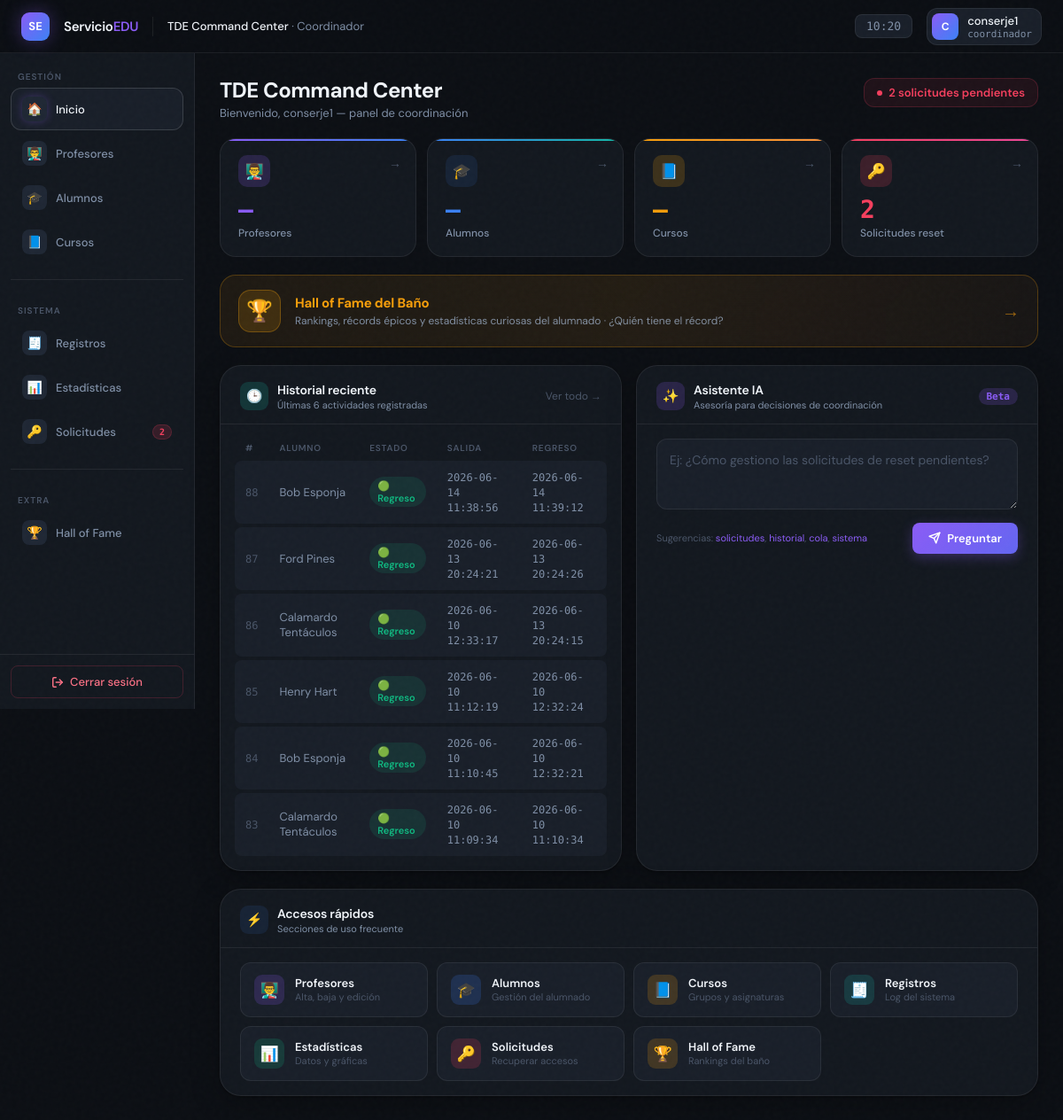
The page /panel_tde (signed in) on the database its author committed.
### tables this page shows
CREATE TABLE historial_global (
    id INTEGER PRIMARY KEY AUTOINCREMENT,
    alumno_id INTEGER,
    hora_salida TEXT,
    hora_regreso TEXT,
    estado TEXT, centro_id INTEGER DEFAULT 1,
    FOREIGN KEY (alumno_id) REFERENCES alumnos(id)
);

CREATE TABLE alumnos (
    id INTEGER PRIMARY KEY AUTOINCREMENT,
    nombre TEXT,
    curso TEXT,
    genero TEXT
, autorizado INTEGER DEFAULT 0, foto_url TEXT, centro_id INTEGER DEFAULT 1);

### app.py (the view)
@app.route("/panel_tde")
def panel_tde():
    if not es_coordinador_o_tde():
        return redirect("/login")
    mensaje_ok       = session.pop("mensaje_ok", None)
    mostrar_tutorial = session.pop("mostrar_tutorial", False)
    centro_id = get_centro_id()
    conn = sqlite3.connect("servicioedu.db")
    conn.row_factory = sqlite3.Row
    cur = conn.cursor()
    if centro_id:
        pendientes = cur.execute(
            "SELECT COUNT(*) AS total FROM solicitudes_reset WHERE estado='pendiente' AND centro_id = ?",
            (centro_id,)
        ).fetchone()["total"]
        historial_reciente = cur.execute("""
            SELECT historial_global.id, alumnos.nombre AS alumno,
                   historial_global.hora_salida, historial_global.hora_regreso, historial_global.estado
            FROM historial_global
            JOIN alumnos ON alumnos.id = historial_global.alumno_id
            WHERE historial_global.centro_id = ?
            ORDER BY historial_global.id DESC LIMIT 6
        """, (centro_id,)).fetchall()
    else:
        pendientes = cur.execute(
            "SELECT COUNT(*) AS total FROM solicitudes_reset WHERE estado='pendiente'"
        ).fetchone()["total"]
        historial_reciente = cur.execute("""
            SELECT historial_global.id, alumnos.nombre AS alumno,
                   historial_global.hora_salida, historial_global.hora_regreso, historial_global.estado
            FROM historial_global
            JOIN alumnos ON alumnos.id = historial_global.alumno_id
            ORDER BY historial_global.id DESC LIMIT 6
        """).fetchall()
    conn.close()
    return render_template(
        "panel_tde.html",
        usuario=session.get("usuario"),
        mensaje_ok=mensaje_ok,
        mostrar_tutorial=mostrar_tutorial,
        pendientes=pendientes,
        historial_reciente=historial_reciente
    )

### app.py (called while the page is built)
def get_centro_id():
    return session.get("centro_id")

def es_coordinador_o_tde():
    if "coordinador_id" in session:
        return True
    if "profesor_id" in session and "tde" in session.get("roles", []):
        return True
    return False

### templates/panel_tde.html (shortened to what this page needs)
<!DOCTYPE html>
<html lang="es">
<head>
</head>
<body>
<div class="topbar">
  <div class="logo-mark">SE</div>
  <div class="logo-name">Servicio<span>EDU</span></div>
  <div class="topbar-breadcrumb">
    <strong>TDE Command Center</strong> · Coordinador
  </div>
  <div class="topbar-clock" id="clock">--:--</div>
  <div class="topbar-profile" onclick="abrirPerfil()">
    <div class="avatar">{{ usuario[0]|upper if usuario else 'C' }}</div>
    <div>
      <div class="profile-name">{{ usuario }}</div>
      <div class="profile-role">coordinador</div>
    </div>
  </div>
</div>
<div class="app-layout">
  <aside class="sidebar">
    <div class="sidebar-section">
      <div class="sidebar-label">Gestión</div>
      <a href="/panel_tde" class="nav-link active">
        <div class="nav-icon-wrap">🏠</div>
        Inicio
      </a>
      <a href="/gestion_profesores" class="nav-link">
        <div class="nav-icon-wrap">👨‍🏫</div>
        Profesores
      </a>
      <a href="/gestion_alumnos" class="nav-link">
        <div class="nav-icon-wrap">🎓</div>
        Alumnos
      </a>
      <a href="/gestion_cursos" class="nav-link">
        <div class="nav-icon-wrap">📘</div>
        Cursos
      </a>
    </div>
    <div class="sidebar-divider"></div>
    <div class="sidebar-section">
      <div class="sidebar-label">Sistema</div>
      <a href="/registros" class="nav-link">
        <div class="nav-icon-wrap">🧾</div>
        Registros
      </a>
      <a href="/dashboard" class="nav-link">
        <div class="nav-icon-wrap">📊</div>
        Estadísticas
      </a>
      {% if pendientes > 0 %}
      <a href="/solicitudes_reset" class="nav-link">
        <div class="nav-icon-wrap">🔑</div>
        Solicitudes
        <span class="nav-badge">{{ pendientes }}</span>
      </a>
      {% else %}
      <a href="/solicitudes_reset" class="nav-link">
        <div class="nav-icon-wrap">🔑</div>
        Solicitudes
      </a>
      {% endif %}
    </div>
    <div class="sidebar-divider"></div>
    <div class="sidebar-section">
      <div class="sidebar-label">Extra</div>
      <a href="/hall_of_fame" class="nav-link">
        <div class="nav-icon-wrap">🏆</div>
        Hall of Fame
      </a>
    </div>
    <div class="sidebar-bottom">
      <button class="btn-logout" onclick="abrirModalLogout()">
        <svg width="14" height="14" viewBox="0 0 24 24" fill="none" stroke="currentColor" stroke-width="2.5" stroke-linecap="round" stroke-linejoin="round"><path d="M9 21H5a2 2 0 0 1-2-2V5a2 2 0 0 1 2-2h4"/><polyline points="16 17 21 12 16 7"/><line x1="21" y1="12" x2="9" y2="12"/></svg>
        Cerrar sesión
      </button>
    </div>
  </aside>
  <main class="main">
    <div class="page-header fade-up">
      <div>
        <div class="page-title">TDE Command Center</div>
        <div class="page-subtitle">Bienvenido, {{ usuario }} — panel de coordinación</div>
      </div>
      {% if pendientes > 0 %}
      <a href="/solicitudes_reset" class="alert-badge">
        <div class="alert-dot"></div>
        {{ pendientes }} solicitud{{ 'es' if pendientes > 1 else '' }} pendiente{{ 's' if pendientes > 1 else '' }}
      </a>
      {% endif %}
    </div>
    <div class="stats-row fade-up delay-1">
      <a href="/gestion_profesores" class="stat-card violet">
        <div class="stat-icon">👨‍🏫</div>
        <div class="stat-value">—</div>
        <div class="stat-label">Profesores</div>
        <div class="stat-arrow">→</div>
      </a>
      <a href="/gestion_alumnos" class="stat-card blue">
        <div class="stat-icon">🎓</div>
        <div class="stat-value">—</div>
        <div class="stat-label">Alumnos</div>
        <div class="stat-arrow">→</div>
      </a>
      <a href="/gestion_cursos" class="stat-card amber">
        <div class="stat-icon">📘</div>
        <div class="stat-value">—</div>
        <div class="stat-label">Cursos</div>
        <div class="stat-arrow">→</div>
      </a>
      <a href="/solicitudes_reset" class="stat-card rose">
        <div class="stat-icon">🔑</div>
        <div class="stat-value">{{ pendientes }}</div>
        <div class="stat-label">Solicitudes reset</div>
        <div class="stat-arrow">→</div>
      </a>
    </div>
    <a href="/hall_of_fame" class="hof-banner fade-up delay-1">
      <div class="hof-trophy">🏆</div>
      <div class="hof-text">
        <div class="hof-title">Hall of Fame del Baño</div>
        <div class="hof-desc">Rankings, récords épicos y estadísticas curiosas del alumnado · ¿Quién tiene el récord?</div>
      </div>
      <div class="hof-arrow">→</div>
    </a>
    <div class="section-grid fade-up delay-2">
      <div class="card">
        <div class="card-header">
          <div class="card-title-group">
            <div class="card-icon" style="background:var(--teal-glow)">🕒</div>
            <div>
              <div class="card-title">Historial reciente</div>
              <div class="card-subtitle">Últimas 6 actividades registradas</div>
            </div>
          </div>
          <a href="/registros" style="font-size:12px; color:var(--text-ter); transition:color 0.15s" onmouseover="this.style.color='var(--text-sec)'" onmouseout="this.style.color='var(--text-ter)'">
            Ver todo →
          </a>
        </div>
        <div class="card-body" style="padding:12px 16px; overflow-x:auto">
          {% if historial_reciente %}
          <table class="history-table">
            <thead>
              <tr>
                <th>#</th>
                <th>Alumno</th>
                <th>Estado</th>
                <th>Salida</th>
                <th>Regreso</th>
              </tr>
            </thead>
            <tbody>
              {% for r in historial_reciente %}
              <tr>
                <td><span style="font-family:var(--font-mono);color:var(--text-ter);font-size:12px">{{ r['id'] }}</span></td>
                <td>{{ r['alumno'] }}</td>
                <td>
                  <span class="status-pill {{ r['estado'] }}">
                    {% if r['estado'] == 'regreso' %}🟢{% elif r['estado'] == 'salida' %}🟡{% else %}⚪{% endif %}
                    {{ r['estado']|capitalize }}
                  </span>
                </td>
                <td><span class="time-mono">{{ r['hora_salida'] or '—' }}</span></td>
                <td><span class="time-mono">{{ r['hora_regreso'] or '—' }}</span></td>
              </tr>
              {% endfor %}
            </tbody>
          </table>
          {% else %}
          <div class="empty-state">
            <div class="empty-icon">📄</div>
            <div class="empty-title">Sin actividad reciente</div>
          </div>
          {% endif %}
        </div>
      </div>
      <div class="card">
        <div class="card-header">
          <div class="card-title-group">
            <div class="card-icon" style="background:var(--violet-glow)">✨</div>
            <div>
              <div class="card-title">Asistente IA</div>
              <div class="card-subtitle">Asesoría para decisiones de coordinación</div>
            </div>
          </div>
          <div class="card-badge" style="background:var(--violet-glow);color:var(--violet);font-size:11px">Beta</div>
        </div>
        <div class="card-body">
          <textarea id="ia-input" class="ai-input-area" placeholder="Ej: ¿Cómo gestiono las solicitudes de reset pendientes?"></textarea>
          <div class="ai-footer">
            <div class="ai-hint">Sugerencias: <span>solicitudes</span>, <span>historial</span>, <span>cola</span>, <span>sistema</span></div>
            <button id="ia-send" class="btn-ai-send">
              <svg width="14" height="14" viewBox="0 0 24 24" fill="none" stroke="currentColor" stroke-width="2.5" stroke-linecap="round" stroke-linejoin="round"><line x1="22" y1="2" x2="11" y2="13"/><polygon points="22 2 15 22 11 13 2 9 22 2"/></svg>
              Preguntar
            </button>
          </div>
        </div>
      </div>
    </div>
    <div class="card fade-up delay-3">
      <div class="card-header">
        <div class="card-title-group">
          <div class="card-icon" style="background:var(--blue-dim)">⚡</div>
          <div>
            <div class="card-title">Accesos rápidos</div>
            <div class="card-subtitle">Secciones de uso frecuente</div>
          </div>
        </div>
      </div>
      <div class="card-body" style="display:grid; grid-template-columns:repeat(auto-fill,minmax(200px,1fr)); gap:10px">
        {% for url, icon, title, desc, color in links %}
        <a href="{{ url }}" style="
          display:flex; align-items:center; gap:12px;
          padding:13px 15px;
          background:var(--surface-2);
          border:1px solid var(--border);
          border-radius:var(--radius-md);
          text-decoration:none;
          transition:all 0.15s ease;
        "
        onmouseover="this.style.borderColor='var(--border-hi)';this.style.background='var(--surface-3)'"
        onmouseout="this.style.borderColor='var(--border)';this.style.background='var(--surface-2)'"
        >
          <div style="
            width:34px;height:34px;border-radius:9px;
            display:flex;align-items:center;justify-content:center;
            font-size:17px; flex-shrink:0;
            background:var(--{{ color }}-glow, var(--blue-dim));
          ">{{ icon }}</div>
          <div>
            <div style="font-size:13px;font-weight:600;color:var(--text-pri)">{{ title }}</div>
            <div style="font-size:11px;color:var(--text-ter)">{{ desc }}</div>
          </div>
        </a>
        {% endfor %}
      </div>
    </div>
  </main>
</div>
</body>
</html>

### rows shown on the page
historial_global: id "88", alumno "Bob Esponja", estado "Regreso", hora_salida "2026-06-14 11:38:56", hora_regreso "2026-06-14 11:39:12"
historial_global: id "87", alumno "Ford Pines", estado "Regreso", hora_salida "2026-06-13 20:24:21", hora_regreso "2026-06-13 20:24:26"
historial_global: id "86", alumno "Calamardo Tentáculos", estado "Regreso", hora_salida "2026-06-10 12:33:17", hora_regreso "2026-06-13 20:24:15"
historial_global: id "85", alumno "Henry Hart", estado "Regreso", hora_salida "2026-06-10 11:12:19", hora_regreso "2026-06-10 12:32:24"
historial_global: id "84", alumno "Bob Esponja", estado "Regreso", hora_salida "2026-06-10 11:10:45", hora_regreso "2026-06-10 12:32:21"
historial_global: id "83", alumno "Calamardo Tentáculos", estado "Regreso", hora_salida "2026-06-10 11:09:34", hora_regreso "2026-06-10 11:10:34"

### other values the page prints
{{ usuario[0]|upper if usuario else 'C' }} "C"
{{ usuario }} "conserje1"
{{ pendientes }} "2"
{{ 'es' if pendientes > 1 else '' }} "es"
{{ 's' if pendientes > 1 else '' }} "s"
{{ icon }} "👨‍🏫" "🎓" "📘" "🧾" "📊" "🔑" "🏆"
{{ title }} "Profesores" "Alumnos" "Cursos" "Registros" "Estadísticas" "Solicitudes" "Hall of Fame"
{{ desc }} "Alta, baja y edición" "Gestión del alumnado" "Grupos y asignaturas" "Log del sistema" "Datos y gráficas" "Recuperar accesos" "Rankings del baño"
